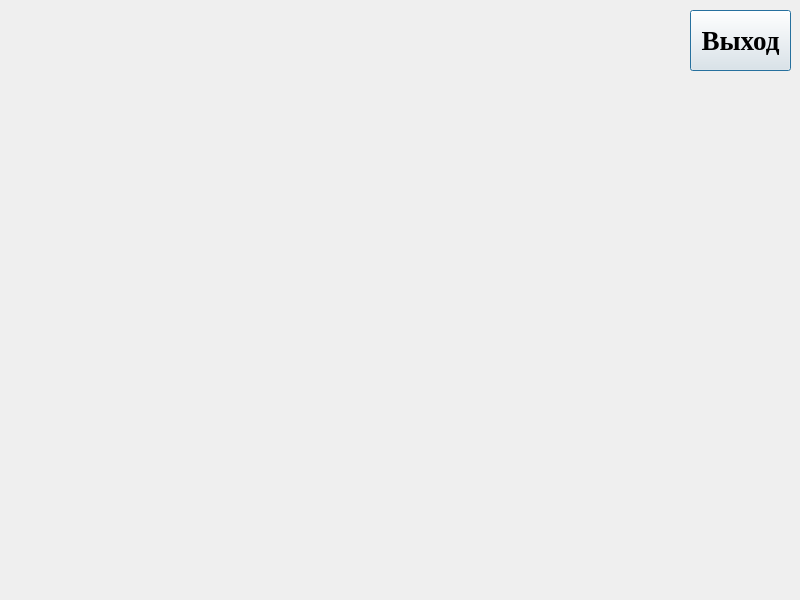
<?xml version="1.0" encoding="UTF-8"?>
<ui version="4.0">
 <class>SettingsWindow</class>
 <widget class="QDialog" name="SettingsWindow">
  <property name="geometry">
   <rect>
    <x>0</x>
    <y>0</y>
    <width>800</width>
    <height>600</height>
   </rect>
  </property>
  <property name="windowTitle">
   <string>SpeedReader: Настройки</string>
  </property>
  <widget class="QPushButton" name="exitButton">
   <property name="geometry">
    <rect>
     <x>690</x>
     <y>10</y>
     <width>101</width>
     <height>61</height>
    </rect>
   </property>
   <property name="font">
    <font>
     <family>Times New Roman</family>
     <pointsize>20</pointsize>
     <weight>75</weight>
     <bold>true</bold>
    </font>
   </property>
   <property name="cursor">
    <cursorShape>PointingHandCursor</cursorShape>
   </property>
   <property name="text">
    <string>Выход</string>
   </property>
  </widget>
 </widget>
 <resources/>
 <connections/>
</ui>
